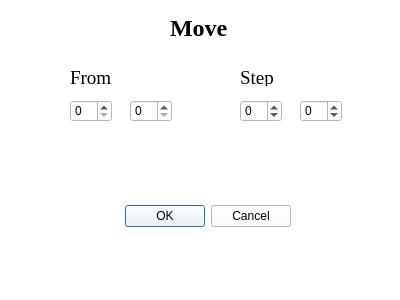
<?xml version="1.0" encoding="UTF-8"?>
<ui version="4.0">
 <class>move</class>
 <widget class="QDialog" name="move">
  <property name="geometry">
   <rect>
    <x>0</x>
    <y>0</y>
    <width>400</width>
    <height>300</height>
   </rect>
  </property>
  <property name="palette">
   <palette>
    <active>
     <colorrole role="WindowText">
      <brush brushstyle="SolidPattern">
       <color alpha="255">
        <red>0</red>
        <green>0</green>
        <blue>0</blue>
       </color>
      </brush>
     </colorrole>
     <colorrole role="Button">
      <brush brushstyle="SolidPattern">
       <color alpha="255">
        <red>255</red>
        <green>255</green>
        <blue>255</blue>
       </color>
      </brush>
     </colorrole>
     <colorrole role="Light">
      <brush brushstyle="SolidPattern">
       <color alpha="255">
        <red>255</red>
        <green>255</green>
        <blue>255</blue>
       </color>
      </brush>
     </colorrole>
     <colorrole role="Midlight">
      <brush brushstyle="SolidPattern">
       <color alpha="255">
        <red>255</red>
        <green>255</green>
        <blue>255</blue>
       </color>
      </brush>
     </colorrole>
     <colorrole role="Dark">
      <brush brushstyle="SolidPattern">
       <color alpha="255">
        <red>127</red>
        <green>127</green>
        <blue>127</blue>
       </color>
      </brush>
     </colorrole>
     <colorrole role="Mid">
      <brush brushstyle="SolidPattern">
       <color alpha="255">
        <red>170</red>
        <green>170</green>
        <blue>170</blue>
       </color>
      </brush>
     </colorrole>
     <colorrole role="Text">
      <brush brushstyle="SolidPattern">
       <color alpha="255">
        <red>0</red>
        <green>0</green>
        <blue>0</blue>
       </color>
      </brush>
     </colorrole>
     <colorrole role="BrightText">
      <brush brushstyle="SolidPattern">
       <color alpha="255">
        <red>255</red>
        <green>255</green>
        <blue>255</blue>
       </color>
      </brush>
     </colorrole>
     <colorrole role="ButtonText">
      <brush brushstyle="SolidPattern">
       <color alpha="255">
        <red>0</red>
        <green>0</green>
        <blue>0</blue>
       </color>
      </brush>
     </colorrole>
     <colorrole role="Base">
      <brush brushstyle="SolidPattern">
       <color alpha="255">
        <red>255</red>
        <green>255</green>
        <blue>255</blue>
       </color>
      </brush>
     </colorrole>
     <colorrole role="Window">
      <brush brushstyle="SolidPattern">
       <color alpha="255">
        <red>255</red>
        <green>255</green>
        <blue>255</blue>
       </color>
      </brush>
     </colorrole>
     <colorrole role="Shadow">
      <brush brushstyle="SolidPattern">
       <color alpha="255">
        <red>0</red>
        <green>0</green>
        <blue>0</blue>
       </color>
      </brush>
     </colorrole>
     <colorrole role="AlternateBase">
      <brush brushstyle="SolidPattern">
       <color alpha="255">
        <red>255</red>
        <green>255</green>
        <blue>255</blue>
       </color>
      </brush>
     </colorrole>
     <colorrole role="ToolTipBase">
      <brush brushstyle="SolidPattern">
       <color alpha="255">
        <red>255</red>
        <green>255</green>
        <blue>220</blue>
       </color>
      </brush>
     </colorrole>
     <colorrole role="ToolTipText">
      <brush brushstyle="SolidPattern">
       <color alpha="255">
        <red>0</red>
        <green>0</green>
        <blue>0</blue>
       </color>
      </brush>
     </colorrole>
     <colorrole role="PlaceholderText">
      <brush brushstyle="SolidPattern">
       <color alpha="128">
        <red>0</red>
        <green>0</green>
        <blue>0</blue>
       </color>
      </brush>
     </colorrole>
    </active>
    <inactive>
     <colorrole role="WindowText">
      <brush brushstyle="SolidPattern">
       <color alpha="255">
        <red>0</red>
        <green>0</green>
        <blue>0</blue>
       </color>
      </brush>
     </colorrole>
     <colorrole role="Button">
      <brush brushstyle="SolidPattern">
       <color alpha="255">
        <red>255</red>
        <green>255</green>
        <blue>255</blue>
       </color>
      </brush>
     </colorrole>
     <colorrole role="Light">
      <brush brushstyle="SolidPattern">
       <color alpha="255">
        <red>255</red>
        <green>255</green>
        <blue>255</blue>
       </color>
      </brush>
     </colorrole>
     <colorrole role="Midlight">
      <brush brushstyle="SolidPattern">
       <color alpha="255">
        <red>255</red>
        <green>255</green>
        <blue>255</blue>
       </color>
      </brush>
     </colorrole>
     <colorrole role="Dark">
      <brush brushstyle="SolidPattern">
       <color alpha="255">
        <red>127</red>
        <green>127</green>
        <blue>127</blue>
       </color>
      </brush>
     </colorrole>
     <colorrole role="Mid">
      <brush brushstyle="SolidPattern">
       <color alpha="255">
        <red>170</red>
        <green>170</green>
        <blue>170</blue>
       </color>
      </brush>
     </colorrole>
     <colorrole role="Text">
      <brush brushstyle="SolidPattern">
       <color alpha="255">
        <red>0</red>
        <green>0</green>
        <blue>0</blue>
       </color>
      </brush>
     </colorrole>
     <colorrole role="BrightText">
      <brush brushstyle="SolidPattern">
       <color alpha="255">
        <red>255</red>
        <green>255</green>
        <blue>255</blue>
       </color>
      </brush>
     </colorrole>
     <colorrole role="ButtonText">
      <brush brushstyle="SolidPattern">
       <color alpha="255">
        <red>0</red>
        <green>0</green>
        <blue>0</blue>
       </color>
      </brush>
     </colorrole>
     <colorrole role="Base">
      <brush brushstyle="SolidPattern">
       <color alpha="255">
        <red>255</red>
        <green>255</green>
        <blue>255</blue>
       </color>
      </brush>
     </colorrole>
     <colorrole role="Window">
      <brush brushstyle="SolidPattern">
       <color alpha="255">
        <red>255</red>
        <green>255</green>
        <blue>255</blue>
       </color>
      </brush>
     </colorrole>
     <colorrole role="Shadow">
      <brush brushstyle="SolidPattern">
       <color alpha="255">
        <red>0</red>
        <green>0</green>
        <blue>0</blue>
       </color>
      </brush>
     </colorrole>
     <colorrole role="AlternateBase">
      <brush brushstyle="SolidPattern">
       <color alpha="255">
        <red>255</red>
        <green>255</green>
        <blue>255</blue>
       </color>
      </brush>
     </colorrole>
     <colorrole role="ToolTipBase">
      <brush brushstyle="SolidPattern">
       <color alpha="255">
        <red>255</red>
        <green>255</green>
        <blue>220</blue>
       </color>
      </brush>
     </colorrole>
     <colorrole role="ToolTipText">
      <brush brushstyle="SolidPattern">
       <color alpha="255">
        <red>0</red>
        <green>0</green>
        <blue>0</blue>
       </color>
      </brush>
     </colorrole>
     <colorrole role="PlaceholderText">
      <brush brushstyle="SolidPattern">
       <color alpha="128">
        <red>0</red>
        <green>0</green>
        <blue>0</blue>
       </color>
      </brush>
     </colorrole>
    </inactive>
    <disabled>
     <colorrole role="WindowText">
      <brush brushstyle="SolidPattern">
       <color alpha="255">
        <red>127</red>
        <green>127</green>
        <blue>127</blue>
       </color>
      </brush>
     </colorrole>
     <colorrole role="Button">
      <brush brushstyle="SolidPattern">
       <color alpha="255">
        <red>255</red>
        <green>255</green>
        <blue>255</blue>
       </color>
      </brush>
     </colorrole>
     <colorrole role="Light">
      <brush brushstyle="SolidPattern">
       <color alpha="255">
        <red>255</red>
        <green>255</green>
        <blue>255</blue>
       </color>
      </brush>
     </colorrole>
     <colorrole role="Midlight">
      <brush brushstyle="SolidPattern">
       <color alpha="255">
        <red>255</red>
        <green>255</green>
        <blue>255</blue>
       </color>
      </brush>
     </colorrole>
     <colorrole role="Dark">
      <brush brushstyle="SolidPattern">
       <color alpha="255">
        <red>127</red>
        <green>127</green>
        <blue>127</blue>
       </color>
      </brush>
     </colorrole>
     <colorrole role="Mid">
      <brush brushstyle="SolidPattern">
       <color alpha="255">
        <red>170</red>
        <green>170</green>
        <blue>170</blue>
       </color>
      </brush>
     </colorrole>
     <colorrole role="Text">
      <brush brushstyle="SolidPattern">
       <color alpha="255">
        <red>127</red>
        <green>127</green>
        <blue>127</blue>
       </color>
      </brush>
     </colorrole>
     <colorrole role="BrightText">
      <brush brushstyle="SolidPattern">
       <color alpha="255">
        <red>255</red>
        <green>255</green>
        <blue>255</blue>
       </color>
      </brush>
     </colorrole>
     <colorrole role="ButtonText">
      <brush brushstyle="SolidPattern">
       <color alpha="255">
        <red>127</red>
        <green>127</green>
        <blue>127</blue>
       </color>
      </brush>
     </colorrole>
     <colorrole role="Base">
      <brush brushstyle="SolidPattern">
       <color alpha="255">
        <red>255</red>
        <green>255</green>
        <blue>255</blue>
       </color>
      </brush>
     </colorrole>
     <colorrole role="Window">
      <brush brushstyle="SolidPattern">
       <color alpha="255">
        <red>255</red>
        <green>255</green>
        <blue>255</blue>
       </color>
      </brush>
     </colorrole>
     <colorrole role="Shadow">
      <brush brushstyle="SolidPattern">
       <color alpha="255">
        <red>0</red>
        <green>0</green>
        <blue>0</blue>
       </color>
      </brush>
     </colorrole>
     <colorrole role="AlternateBase">
      <brush brushstyle="SolidPattern">
       <color alpha="255">
        <red>255</red>
        <green>255</green>
        <blue>255</blue>
       </color>
      </brush>
     </colorrole>
     <colorrole role="ToolTipBase">
      <brush brushstyle="SolidPattern">
       <color alpha="255">
        <red>255</red>
        <green>255</green>
        <blue>220</blue>
       </color>
      </brush>
     </colorrole>
     <colorrole role="ToolTipText">
      <brush brushstyle="SolidPattern">
       <color alpha="255">
        <red>0</red>
        <green>0</green>
        <blue>0</blue>
       </color>
      </brush>
     </colorrole>
     <colorrole role="PlaceholderText">
      <brush brushstyle="SolidPattern">
       <color alpha="128">
        <red>0</red>
        <green>0</green>
        <blue>0</blue>
       </color>
      </brush>
     </colorrole>
    </disabled>
   </palette>
  </property>
  <property name="windowTitle">
   <string>Move</string>
  </property>
  <widget class="QDialogButtonBox" name="moveButton">
   <property name="geometry">
    <rect>
     <x>-50</x>
     <y>200</y>
     <width>341</width>
     <height>32</height>
    </rect>
   </property>
   <property name="orientation">
    <enum>Qt::Horizontal</enum>
   </property>
   <property name="standardButtons">
    <set>QDialogButtonBox::Cancel|QDialogButtonBox::Ok</set>
   </property>
  </widget>
  <widget class="QLabel" name="label_3">
   <property name="geometry">
    <rect>
     <x>470</x>
     <y>150</y>
     <width>59</width>
     <height>16</height>
    </rect>
   </property>
   <property name="font">
    <font>
     <family>Times New Roman</family>
     <pointsize>14</pointsize>
    </font>
   </property>
   <property name="text">
    <string>Step</string>
   </property>
  </widget>
  <widget class="QLabel" name="label_2">
   <property name="geometry">
    <rect>
     <x>70</x>
     <y>70</y>
     <width>59</width>
     <height>16</height>
    </rect>
   </property>
   <property name="font">
    <font>
     <family>Times New Roman</family>
     <pointsize>14</pointsize>
    </font>
   </property>
   <property name="text">
    <string>From</string>
   </property>
  </widget>
  <widget class="QSpinBox" name="fromY">
   <property name="geometry">
    <rect>
     <x>130</x>
     <y>100</y>
     <width>42</width>
     <height>22</height>
    </rect>
   </property>
  </widget>
  <widget class="QLabel" name="label">
   <property name="geometry">
    <rect>
     <x>170</x>
     <y>20</y>
     <width>59</width>
     <height>16</height>
    </rect>
   </property>
   <property name="font">
    <font>
     <family>Times New Roman</family>
     <pointsize>18</pointsize>
     <weight>75</weight>
     <bold>true</bold>
    </font>
   </property>
   <property name="text">
    <string>Move</string>
   </property>
  </widget>
  <widget class="QSpinBox" name="fromX">
   <property name="geometry">
    <rect>
     <x>70</x>
     <y>100</y>
     <width>42</width>
     <height>22</height>
    </rect>
   </property>
  </widget>
  <widget class="QSpinBox" name="stepX">
   <property name="geometry">
    <rect>
     <x>240</x>
     <y>100</y>
     <width>42</width>
     <height>22</height>
    </rect>
   </property>
   <property name="minimum">
    <number>-99</number>
   </property>
  </widget>
  <widget class="QLabel" name="label_4">
   <property name="geometry">
    <rect>
     <x>240</x>
     <y>70</y>
     <width>59</width>
     <height>16</height>
    </rect>
   </property>
   <property name="font">
    <font>
     <family>Times New Roman</family>
     <pointsize>14</pointsize>
    </font>
   </property>
   <property name="text">
    <string>Step</string>
   </property>
  </widget>
  <widget class="QSpinBox" name="stepY">
   <property name="geometry">
    <rect>
     <x>300</x>
     <y>100</y>
     <width>42</width>
     <height>22</height>
    </rect>
   </property>
   <property name="minimum">
    <number>-99</number>
   </property>
  </widget>
 </widget>
 <resources/>
 <connections>
  <connection>
   <sender>moveButton</sender>
   <signal>accepted()</signal>
   <receiver>move</receiver>
   <slot>accept()</slot>
   <hints>
    <hint type="sourcelabel">
     <x>248</x>
     <y>254</y>
    </hint>
    <hint type="destinationlabel">
     <x>157</x>
     <y>274</y>
    </hint>
   </hints>
  </connection>
  <connection>
   <sender>moveButton</sender>
   <signal>rejected()</signal>
   <receiver>move</receiver>
   <slot>reject()</slot>
   <hints>
    <hint type="sourcelabel">
     <x>316</x>
     <y>260</y>
    </hint>
    <hint type="destinationlabel">
     <x>286</x>
     <y>274</y>
    </hint>
   </hints>
  </connection>
 </connections>
</ui>
